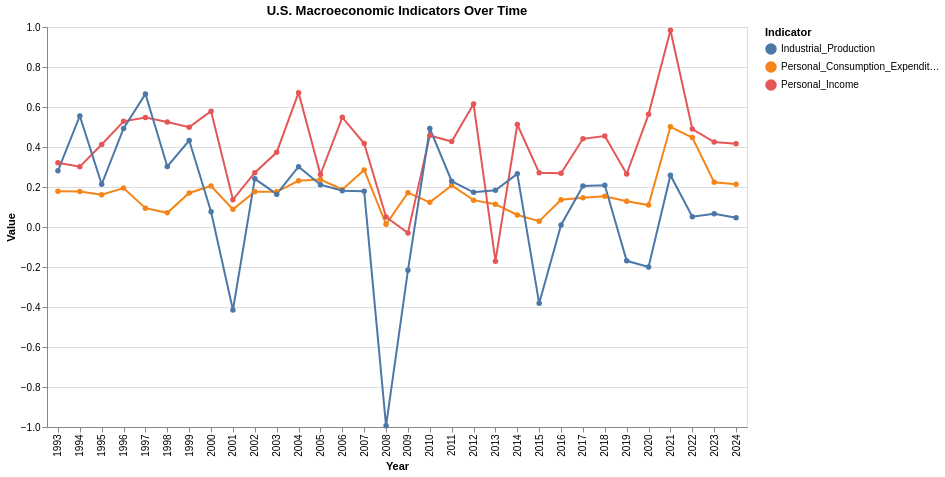

Notebook code cell kept with this figure:
### Code cell
# Group by Year and take the average of the selected indicators
yearly_df = df.groupby('Year')[[
    'Personal_Consumption_Expenditures',
    'Personal_Income',
    'Industrial_Production'
]].mean().reset_index()

# Melt the DataFrame to long format for Altair
melted = yearly_df.melt(id_vars='Year',
                        var_name='Indicator',
                        value_name='Value')

# Create line chart
chart = alt.Chart(melted).mark_line(point=True).encode(
    x=alt.X('Year:O', title='Year'),
    y=alt.Y('Value:Q', title='Value'),
    color='Indicator:N',
    tooltip=['Year', 'Indicator', 'Value']
).properties(
    title='U.S. Macroeconomic Indicators Over Time',
    width=700,
    height=400
)

chart

### Figure 1 — Vega-Lite specification as saved in the notebook (floating-point values rounded to 4 significant figures)
{"config": {"view": {"continuousWidth": 300, "continuousHeight": 300}}, "data": {"name": "data-f62f70ae4c0480b3604fe64a5f443cc7"}, "mark": {"type": "line", "point": true}, "encoding": {"color": {"field": "Indicator", "type": "nominal"}, "tooltip": [{"field": "Year", "type": "quantitative"}, {"field": "Indicator", "type": "nominal"}, {"field": "Value", "type": "quantitative"}], "x": {"field": "Year", "title": "Year", "type": "ordinal"}, "y": {"field": "Value", "title": "Value", "type": "quantitative"}}, "height": 400, "title": "U.S. Macroeconomic Indicators Over Time", "width": 700, "$schema": "https://vega.github.io/schema/vega-lite/v5.20.1.json", "datasets": {"data-f62f70ae4c0480b3604fe64a5f443cc7": [{"Year": 1993, "Indicator": "Personal_Consumption_Expenditures", "Value": 0.1792}, {"Year": 1994, "Indicator": "Personal_Consumption_Expenditures", "Value": 0.1775}, {"Year": 1995, "Indicator": "Personal_Consumption_Expenditures", "Value": 0.1617}, {"Year": 1996, "Indicator": "Personal_Consumption_Expenditures", "Value": 0.195}, {"Year": 1997, "Indicator": "Personal_Consumption_Expenditures", "Value": 0.09417}, {"Year": 1998, "Indicator": "Personal_Consumption_Expenditures", "Value": 0.07083}, {"Year": 1999, "Indicator": "Personal_Consumption_Expenditures", "Value": 0.17}, {"Year": 2000, "Indicator": "Personal_Consumption_Expenditures", "Value": 0.205}, {"Year": 2001, "Indicator": "Personal_Consumption_Expenditures", "Value": 0.08833}, {"Year": 2002, "Indicator": "Personal_Consumption_Expenditures", "Value": 0.1767}, {"Year": 2003, "Indicator": "Personal_Consumption_Expenditures", "Value": 0.1758}, {"Year": 2004, "Indicator": "Personal_Consumption_Expenditures", "Value": 0.2308}, {"Year": 2005, "Indicator": "Personal_Consumption_Expenditures", "Value": 0.2375}, {"Year": 2006, "Indicator": "Personal_Consumption_Expenditures", "Value": 0.1875}, {"Year": 2007, "Indicator": "Personal_Consumption_Expenditures", "Value": 0.285}, {"Year": 2008, "Indicator": "Personal_Consumption_Expenditures", "Value": 0.01333}, {"Year": 2009, "Indicator": "Personal_Consumption_Expenditures", "Value": 0.1717}, {"Year": 2010, "Indicator": "Personal_Consumption_Expenditures", "Value": 0.1233}, {"Year": 2011, "Indicator": "Personal_Consumption_Expenditures", "Value": 0.2075}, {"Year": 2012, "Indicator": "Personal_Consumption_Expenditures", "Value": 0.1342}, {"Year": 2013, "Indicator": "Personal_Consumption_Expenditures", "Value": 0.1142}, {"Year": 2014, "Indicator": "Personal_Consumption_Expenditures", "Value": 0.06}, {"Year": 2015, "Indicator": "Personal_Consumption_Expenditures", "Value": 0.02917}, {"Year": 2016, "Indicator": "Personal_Consumption_Expenditures", "Value": 0.1367}, {"Year": 2017, "Indicator": "Personal_Consumption_Expenditures", "Value": 0.1458}, {"Year": 2018, "Indicator": "Personal_Consumption_Expenditures", "Value": 0.1542}, {"Year": 2019, "Indicator": "Personal_Consumption_Expenditures", "Value": 0.1292}, {"Year": 2020, "Indicator": "Personal_Consumption_Expenditures", "Value": 0.11}, {"Year": 2021, "Indicator": "Personal_Consumption_Expenditures", "Value": 0.5008}, {"Year": 2022, "Indicator": "Personal_Consumption_Expenditures", "Value": 0.4475}, {"Year": 2023, "Indicator": "Personal_Consumption_Expenditures", "Value": 0.2233}, {"Year": 2024, "Indicator": "Personal_Consumption_Expenditures", "Value": 0.2142}, {"Year": 1993, "Indicator": "Personal_Income", "Value": 0.3217}, {"Year": 1994, "Indicator": "Personal_Income", "Value": 0.3017}, {"Year": 1995, "Indicator": "Personal_Income", "Value": 0.4125}, {"Year": 1996, "Indicator": "Personal_Income", "Value": 0.5283}, {"Year": 1997, "Indicator": "Personal_Income", "Value": 0.5475}, {"Year": 1998, "Indicator": "Personal_Income", "Value": 0.525}, {"Year": 1999, "Indicator": "Personal_Income", "Value": 0.4992}, {"Year": 2000, "Indicator": "Personal_Income", "Value": 0.5792}, {"Year": 2001, "Indicator": "Personal_Income", "Value": 0.1367}, {"Year": 2002, "Indicator": "Personal_Income", "Value": 0.2717}, {"Year": 2003, "Indicator": "Personal_Income", "Value": 0.3733}, {"Year": 2004, "Indicator": "Personal_Income", "Value": 0.6717}, {"Year": 2005, "Indicator": "Personal_Income", "Value": 0.2625}, {"Year": 2006, "Indicator": "Personal_Income", "Value": 0.5483}, {"Year": 2007, "Indicator": "Personal_Income", "Value": 0.4175}, {"Year": 2008, "Indicator": "Personal_Income", "Value": 0.05}, {"Year": 2009, "Indicator": "Personal_Income", "Value": -0.03}, {"Year": 2010, "Indicator": "Personal_Income", "Value": 0.4575}, {"Year": 2011, "Indicator": "Personal_Income", "Value": 0.4275}, {"Year": 2012, "Indicator": "Personal_Income", "Value": 0.615}, {"Year": 2013, "Indicator": "Personal_Income", "Value": -0.1708}, {"Year": 2014, "Indicator": "Personal_Income", "Value": 0.5125}, {"Year": 2015, "Indicator": "Personal_Income", "Value": 0.2708}, {"Year": 2016, "Indicator": "Personal_Income", "Value": 0.2692}, {"Year": 2017, "Indicator": "Personal_Income", "Value": 0.4408}, {"Year": 2018, "Indicator": "Personal_Income", "Value": 0.455}, {"Year": 2019, "Indicator": "Personal_Income", "Value": 0.265}, {"Year": 2020, "Indicator": "Personal_Income", "Value": 0.5633}, {"Year": 2021, "Indicator": "Personal_Income", "Value": 0.9833}, {"Year": 2022, "Indicator": "Personal_Income", "Value": 0.49}, {"Year": 2023, "Indicator": "Personal_Income", "Value": 0.425}, {"Year": 2024, "Indicator": "Personal_Income", "Value": 0.4167}, {"Year": 1993, "Indicator": "Industrial_Production", "Value": 0.2808}, {"Year": 1994, "Indicator": "Industrial_Production", "Value": 0.555}, {"Year": 1995, "Indicator": "Industrial_Production", "Value": 0.2133}, {"Year": 1996, "Indicator": "Industrial_Production", "Value": 0.4925}, {"Year": 1997, "Indicator": "Industrial_Production", "Value": 0.665}, {"Year": 1998, "Indicator": "Industrial_Production", "Value": 0.3025}, {"Year": 1999, "Indicator": "Industrial_Production", "Value": 0.4325}, {"Year": 2000, "Indicator": "Industrial_Production", "Value": 0.07667}, {"Year": 2001, "Indicator": "Industrial_Production", "Value": -0.415}, {"Year": 2002, "Indicator": "Industrial_Production", "Value": 0.2408}, {"Year": 2003, "Indicator": "Industrial_Production", "Value": 0.1642}, {"Year": 2004, "Indicator": "Industrial_Production", "Value": 0.3017}, {"Year": 2005, "Indicator": "Industrial_Production", "Value": 0.2117}, {"Year": 2006, "Indicator": "Industrial_Production", "Value": 0.1817}, {"Year": 2007, "Indicator": "Industrial_Production", "Value": 0.1783}, {"Year": 2008, "Indicator": "Industrial_Production", "Value": -0.9942}, {"Year": 2009, "Indicator": "Industrial_Production", "Value": -0.2167}, {"Year": 2010, "Indicator": "Industrial_Production", "Value": 0.4925}, {"Year": 2011, "Indicator": "Industrial_Production", "Value": 0.2292}, {"Year": 2012, "Indicator": "Industrial_Production", "Value": 0.1733}, {"Year": 2013, "Indicator": "Industrial_Production", "Value": 0.1833}, {"Year": 2014, "Indicator": "Industrial_Production", "Value": 0.2658}, {"Year": 2015, "Indicator": "Industrial_Production", "Value": -0.3817}, {"Year": 2016, "Indicator": "Industrial_Production", "Value": 0.01}, {"Year": 2017, "Indicator": "Industrial_Production", "Value": 0.205}, {"Year": 2018, "Indicator": "Industrial_Production", "Value": 0.2083}, {"Year": 2019, "Indicator": "Industrial_Production", "Value": -0.1692}, {"Year": 2020, "Indicator": "Industrial_Production", "Value": -0.2}, {"Year": 2021, "Indicator": "Industrial_Production", "Value": 0.2592}, {"Year": 2022, "Indicator": "Industrial_Production", "Value": 0.05167}, {"Year": 2023, "Indicator": "Industrial_Production", "Value": 0.06583}, {"Year": 2024, "Indicator": "Industrial_Production", "Value": 0.04667}]}}
